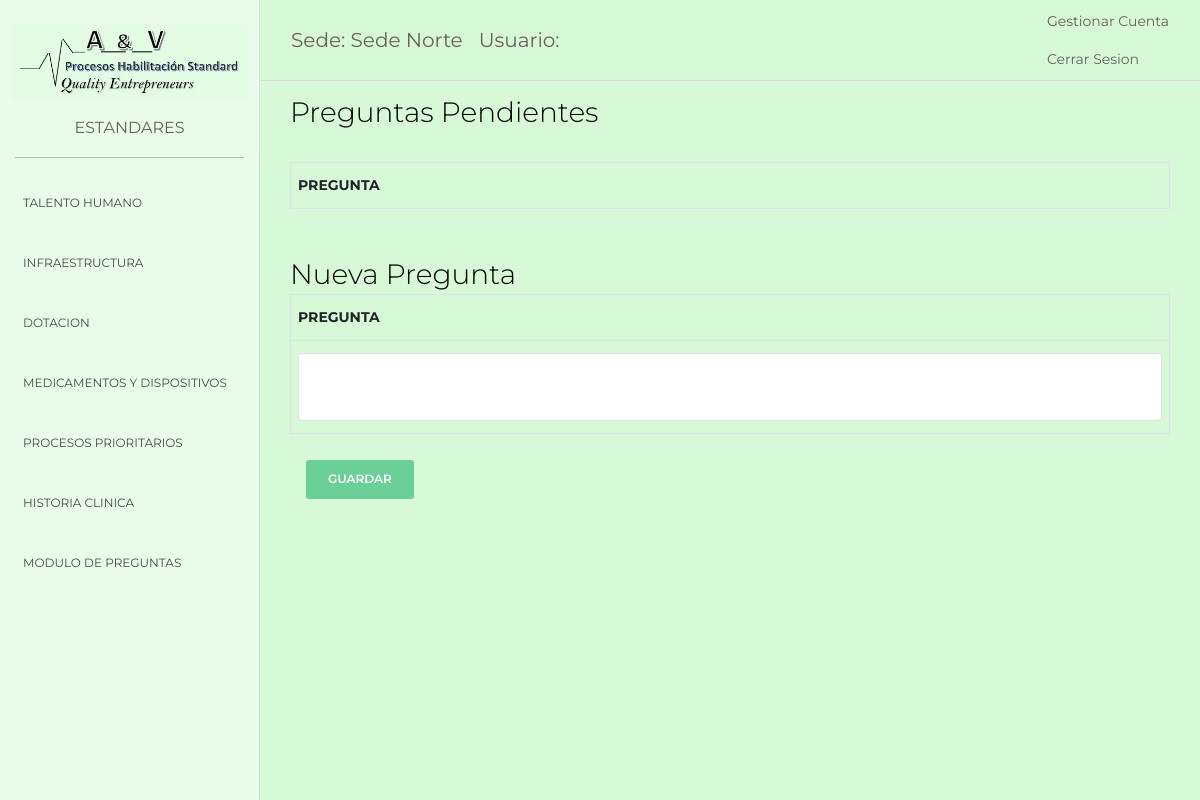
/preguntasPendientes.php?sede=Sede Norte (signed in), run on an earlier commit of the app's database.
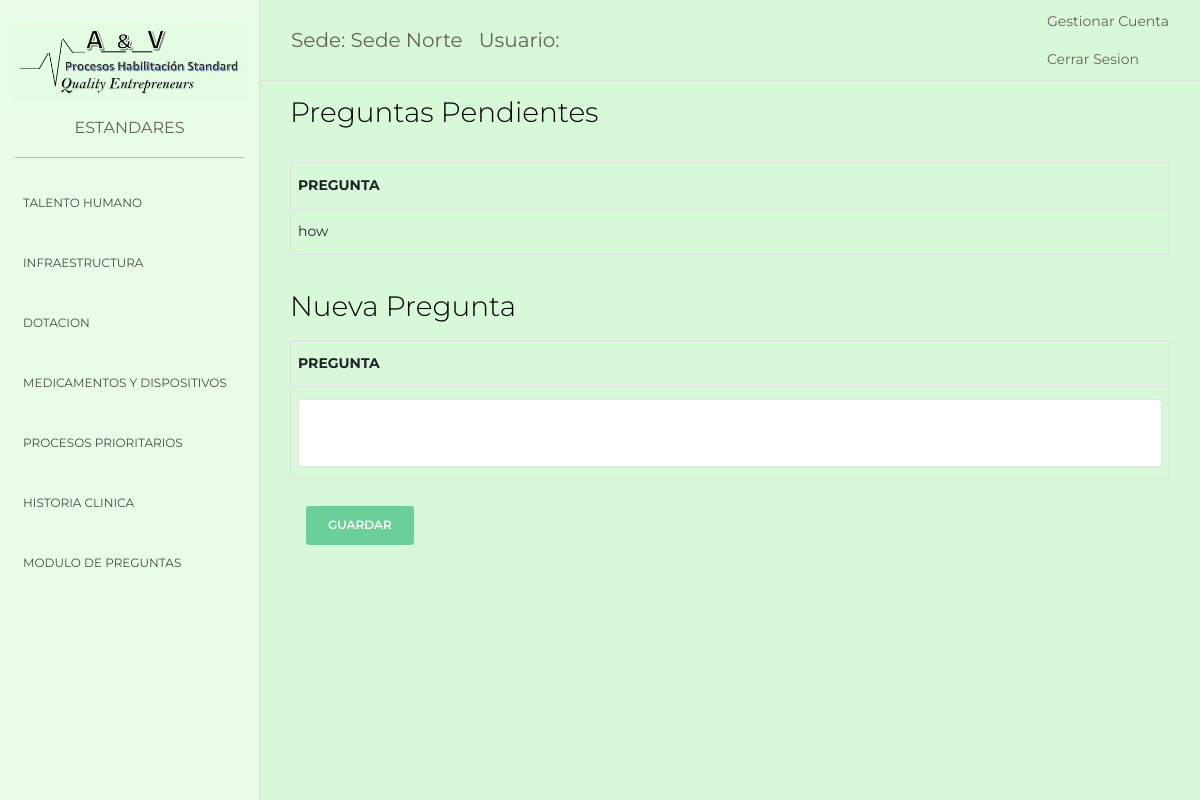
And on a later commit of the database.
### tables this page shows
CREATE TABLE `pregunta` (
  `id` int(11) NOT NULL,
  `id_Usuario` int(11) NOT NULL,
  `id_Sede` int(11) NOT NULL,
  `usuario_origen` int(11) NOT NULL,
  `usuario_destino` int(11) DEFAULT NULL,
  `pregunta` text DEFAULT NULL
);

### preguntasPendientes.php (the view, shortened to what the changed rows need)
<?php
include './app/db/conexion.php';
$sedeSelecc = $_GET['sede'];
$sql = "SELECT id FROM sede WHERE nombre='$sedeSelecc'";
$result = mysqli_query($conn, $sql);
while ($row = $result->fetch_assoc()) {
    $sedeId = $row['id'];
}
$actual = $_GET['actual'];
if ($actual != 'admin') {
    $consulta1 = "SELECT pregunta
    FROM pregunta
    where id_Usuario='$actual' AND id_Sede='$sedeId' AND usuario_origen='$actual'";
    $envio = mysqli_query($conn, $consulta1);
?>
    <!doctype html>
    <html lang="en">
    <head>
        <link href="https://maxcdn.bootstrapcdn.com/font-awesome/latest/css/font-awesome.min.css" rel="stylesheet">
        <link href="./app/css/bootstrap.min.css" rel="stylesheet" />
        <link href="./app/css/paper-dashboard.css?v=2.0.1" rel="stylesheet" />
        <link href="./app/css/index.css" rel="stylesheet" />
        <link href="./app/demo/demo.css" rel="stylesheet" />
    </head>
    <body class="">
        <div class="wrapper ">
            <div class="main-panel" style="height: 100vh;">
                <div class="content">
                    <div class="row">
                        <div class="col-md-12">
                            <div class="tinf1">
                                <table class="table table-bordered">
                                    <thead>
                                        <tr>
                                            <th scope="col">Pregunta</th>
                                        </tr>
                                    </thead>
                                    <tbody>
                                        <?php
                                        while ($row = $envio->fetch_assoc()) {
                                            $pregunta = $row['pregunta'];
                                        ?>
                                            <tr>
                                                <td><?php echo $pregunta ?></td>
                                            </tr>
                                        <?php } ?>
                                    </tbody>
                                </table>
                            </div>
                        </div>
                        <div class="col-md-12">
                            <div class="tinf2">
                                <table class="table table-bordered">
                                    <thead>
                                        <tr>
                                            <th scope="col">Pregunta</th>
                                    </thead>
                                </table>
                            </div>
                        </div>
                    </div>
                </div>
            </div>
        </div>
    </body>
    </html>
<?php
}
?>

What changed in the data, as far as the page shows it:
added pregunta: pregunta "how"
